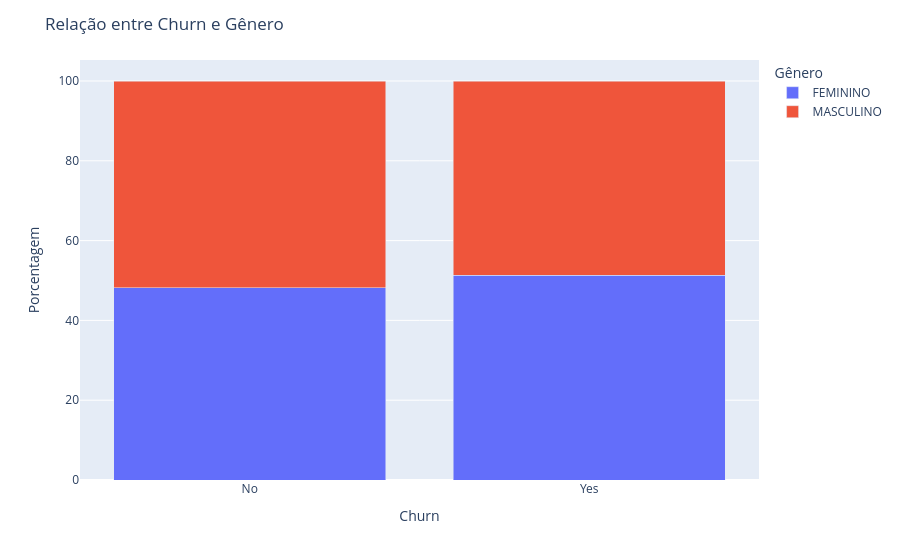

This figure's notebook cell:
### Markdown cell above
### Neste primeiro gráfico notamos que o Gênero masculino e muito mais propenso ao não churn já o publico feminino é mais propenso ao churn

### Code cell
#Seu código aqui
#Relação entre genero e churn:
df_grouped = df.groupby(['Churn', 'Genero']).size().reset_index(name='count')
total_por_churn = df_grouped.groupby('Churn')['count'].transform('sum')
df_grouped['percent'] = (df_grouped['count'] / total_por_churn) * 100

# Cria gráfico de barras empilhadas
fig = px.bar(df_grouped, x='Churn', y='percent', color='Genero', barmode='stack',
             labels={'Churn': 'Churn', 'percent': 'Porcentagem', 'Genero': 'Gênero'})

fig.update_layout(title='Relação entre Churn e Gênero',
                  yaxis_title='Porcentagem',
                  legend_title='Gênero')
fig.show()

### Figure 1 — Plotly figure (JSON) as saved in the notebook; plotly's stock layout.template omitted (floating-point values rounded to 4 significant figures)
{"data": [{"hovertemplate": "Gênero=FEMININO<br>Churn=%{x}<br>Porcentagem=%{y}<extra></extra>", "legendgroup": "FEMININO", "marker": {"color": "#636efa", "pattern": {"shape": ""}}, "name": "FEMININO", "orientation": "v", "showlegend": true, "textposition": "auto", "type": "bar", "x": ["No", "Yes"], "xaxis": "x", "y": [48.18, 51.31], "yaxis": "y"}, {"hovertemplate": "Gênero=MASCULINO<br>Churn=%{x}<br>Porcentagem=%{y}<extra></extra>", "legendgroup": "MASCULINO", "marker": {"color": "#EF553B", "pattern": {"shape": ""}}, "name": "MASCULINO", "orientation": "v", "showlegend": true, "textposition": "auto", "type": "bar", "x": ["No", "Yes"], "xaxis": "x", "y": [51.82, 48.69], "yaxis": "y"}], "layout": {"barmode": "stack", "legend": {"title": {"text": "Gênero"}, "tracegroupgap": 0}, "margin": {"t": 60}, "title": {"text": "Relação entre Churn e Gênero"}, "xaxis": {"anchor": "y", "domain": [0, 1], "title": {"text": "Churn"}}, "yaxis": {"anchor": "x", "domain": [0, 1], "title": {"text": "Porcentagem"}}}}
